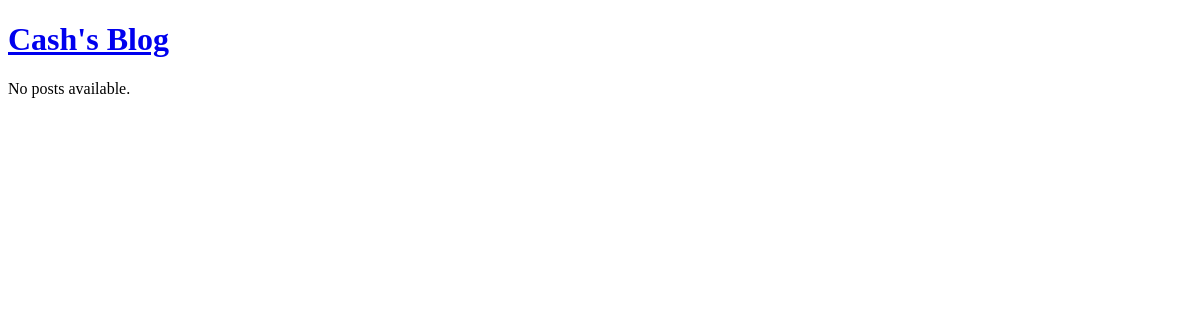
Before: / with the older database file.
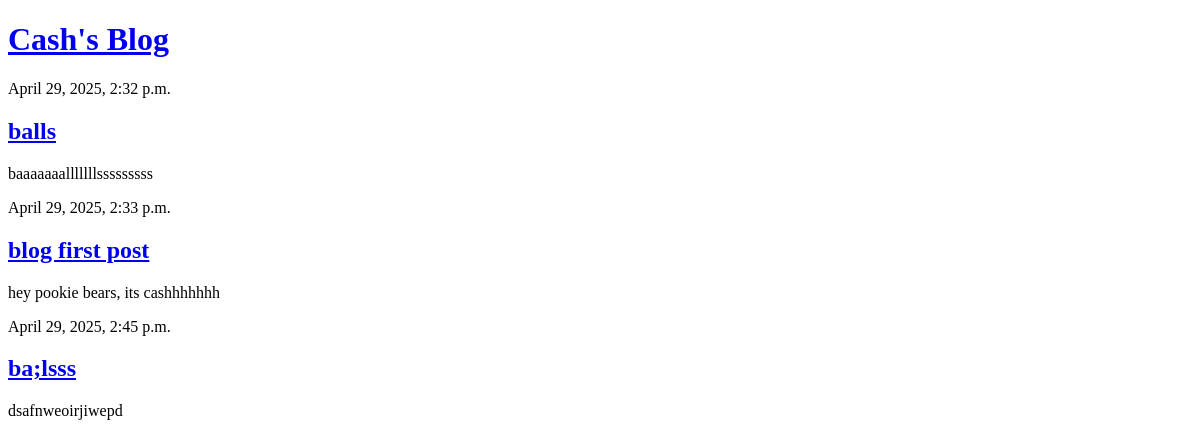
After: the same page with the newer database file.
### blog/models.py (models this page shows, shortened)
class Post(models.Model):
    title = models.CharField(max_length=200)
    text = models.TextField()
    created_date = models.DateTimeField(default=timezone.now)
    published_date = models.DateTimeField(blank=True, null=True)

### blog/views.py (the view)
# urls.py: path('', views.post_list, name='post_list'),
def post_list(request):
    posts = Post.objects.filter(published_date__lte=timezone.now()).order_by('published_date')
    return render(request, 'blog/post_list.html', {'posts': posts})

### blog/templates/blog/post_list.html (shortened to what this page needs)
<!DOCTYPE html>
{% load static %}
<html lang="en">
<head>
</head>
<body>
    <header>
        <h1><a href="/">Cash's Blog</a></h1>
    </header>
    {% if posts %}
        {% for post in posts %}
            <article>
                <time datetime="{{ post.published_date }}">{{ post.published_date }}</time>
                <h2><a href="{% url 'post_detail' pk=post.pk %}">{{ post.title }}</a></h2>
                <p>{{ post.text|linebreaksbr }}</p>
            </article>
        {% endfor %}
    {% else %}
        <p>No posts available.</p>
    {% endif %}
</body>
</html>

Changed rows visible on the page:
now on this page (row edited): Post: published_date "April 29, 2025, 2:32 p.m.", title "balls", text "baaaaaaalllllllsssssssss"
now on this page (row edited): Post: published_date "April 29, 2025, 2:33 p.m.", title "blog first post", text "hey pookie bears, its cashhhhhhh"
added Post: published_date "April 29, 2025, 2:45 p.m.", title "ba;lsss", text "dsafnweoirjiwepd"
Other visible differences:
text no longer shown: "No posts available."
